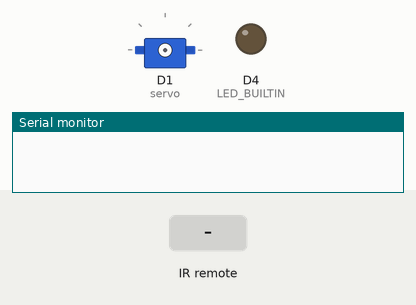
Simulated run of this sketch. Board: ESP8266 (NodeMCU). On the bench: servo, output pins drawn as LEDs (lit = HIGH, except the on-board LED, lit = LOW), the last lines printed to the serial monitor. Inputs (shaded band) come from the test bench.

Above: at 1.2 s.
1.3 s: infrared code 0xE0E0A659 received
At 2.1 s:
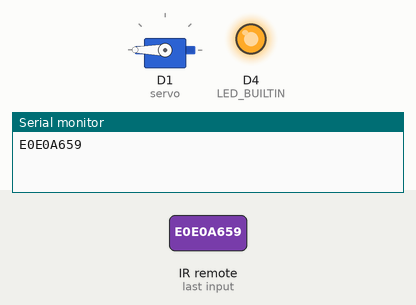
At 3.3 s:
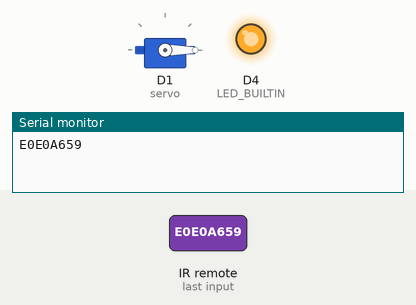
Timing chart, 0 to 4.8 s (numbered marks = the images above; inputs shaded):
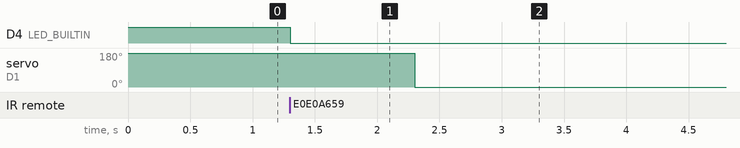

The sketch:

IRremote_rec_deep_sleep.ino
```cpp
// (licence header left out)
#include <Arduino.h>
#include <IRremoteESP8266.h>
#include <IRrecv.h>
#include <IRutils.h>
#include <Servo.h>
// comment out this line, if you want to show logs:
#define NDEBUG

#ifdef NDEBUG
#define LOG(...)
#define LOGLN(...)
#else
#define LOG(...) Serial.print(__VA_ARGS__)
#define LOGLN(...) Serial.println(__VA_ARGS__)
#endif
Servo servo;

// 循环次数
int looptimes = 0;

//打开舵机
void open()
{
    servo.attach(D1);
    //you begin your own personal code for servo here
    LOGLN("open");
    digitalWrite(LED_BUILTIN, LOW); //把板载led点亮
    servo.write(180);
    delay(1000);
    servo.write(0);
    delay(1000);
}

// 匹配用户
void CheckUser(uint64_t id)
{
    // uint64_t user = 0x55168EAC0082;
    uint64_t user = 0xE0E0A659;
    // print() & println() can't handle printing long longs. (uint64_t)
    serialPrintUint64(id, HEX);
    if (user == id)
    {
        LOGLN("Hello Malu!");
        digitalWrite(LED_BUILTIN, LOW); //把板载led点亮
        open();
    }
}

// 休眠
void go_poweroff()
{
    LOGLN("go to sleep!!!");
    ESP.deepSleep(3e6); // 10 seconds
}

// An IR detector/demodulator is connected to GPIO pin 14(D5 on a NodeMCU
// board).
const uint16_t kRecvPin = 14;

IRrecv irrecv(kRecvPin);

decode_results results;

void setup()
{
    //********** CHANGE PIN FUNCTION  TO GPIO **********
    //GPIO 1 (TX) swap the pin to a GPIO.
    // pinMode(0, FUNCTION_3);
    // pinMode(2, FUNCTION_3);
    //GPIO 3 (RX) swap the pin to a GPIO.
    // pinMode(3, FUNCTION_3);
    //**************************************************
    //给D3引脚高电平，给rf522供电
    // pinMode(D3, OUTPUT);
    // digitalWrite(D3, HIGH);

    //先把板载led关闭
    pinMode(LED_BUILTIN, OUTPUT);
    digitalWrite(LED_BUILTIN, HIGH);

    Serial.begin(115200);
    irrecv.enableIRIn(); // Start the receiver
    while (!Serial)      // Wait for the serial connection to be establised.
        delay(50);
    LOGLN();
    LOG("IRrecvDemo is now running and waiting for IR message on Pin ");
    LOGLN(kRecvPin);
}

void loop()
{
    delay(100);
    // 到时间进入休眠
    // if (looptimes > 1)
    // {
    //     go_poweroff();
    //     return;
    // }
    if (irrecv.decode(&results))
    {
        // print() & println() can't handle printing long longs. (uint64_t)
        // serialPrintUint64(results.value, HEX);
        CheckUser(results.value);
        LOGLN("|");
        irrecv.resume(); // Receive the next value
    }
    else
    {
        LOGLN("not found");
    }
    // 休眠计时器
    // looptimes++;
}
```

Measured:
- after the input at 1.3 s, D4 (LED_BUILTIN): HIGH → LOW at once; servo on D1 (servo): 180° → 0° after 1.0 s
